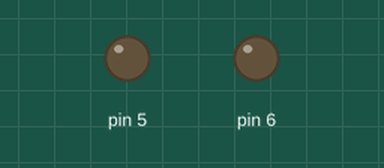
This sketch was run on a simulated Arduino Uno, built with avr-gcc and run on an emulated ATmega328P. Parts: output pins drawn as LEDs (lit = HIGH).

Above: at 0.1 s.
At 9.1 s:
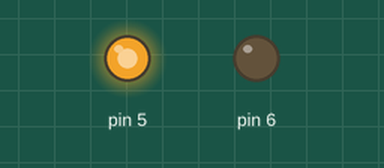
At 18.1 s:
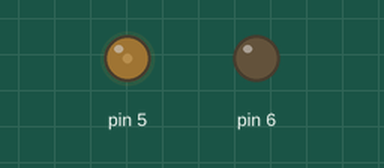
At 38.1 s:
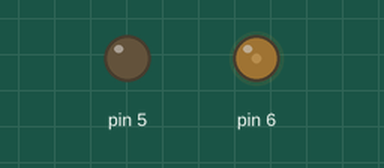
Timing chart, 0 to 40.0 s (numbered marks = the images above):
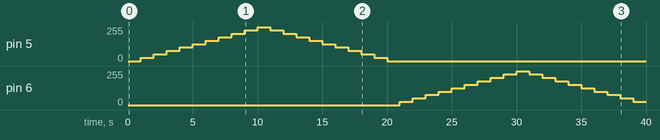

Measured:
- by itself, pin 5: rises from 0/255 to 255/255 in 9.0 s, then falls to 0/255 in 10.0 s
- by itself, pin 6: rises from 0/255 to 255/255 in 9.0 s, then falls to 25/255 in 9.0 s

The sketch:

single_motor_test.ino
```cpp
// Library functions from: https://github.com/adamlm/tb9051ftg-motor-carrier-arduino
// Modified for our application

#include <TB9051FTGMotorCarrier.h>

/* ---------- LEFT ---------- */
// TB9051FTGMotorCarrier pin definitions
static constexpr uint8_t pwm1Pin{5};
static constexpr uint8_t pwm2Pin{6};
// Instantiate TB9051FTGMotorCarrier
static TB9051FTGMotorCarrier driver{pwm1Pin, pwm2Pin};
static float throttlePercent{0.0f};

/* ---------- DEFAULT SPEED ---------- */
// power % to make the wheel travel at 1m/s

void setup() {
    // Init the motor carrier handles
    driver.enable();
    driver.setBrakeMode(1); // Break when no output, rather than coast
    driver.setOutput(throttlePercent);
}

void loop() {
    // Ramp up to full forward throttle
    for (auto i{0}; i < 10; i++) {
        driver.setOutput(throttlePercent);
        throttlePercent += 0.1;
        delay(1000);
    }

    // Ramp down to 0 throttle
    for (auto i{0}; i < 10; i++) {
        driver.setOutput(throttlePercent);
        throttlePercent -= 0.1;
        delay(1000);
    }

    // Ramp up to full reverse throttle
    for (auto i{0}; i < 10; i++) {
        driver.setOutput(throttlePercent);
        throttlePercent -= 0.1;
        delay(1000);
    }

    // Ramp up to 0 throttle
    for (auto i{0}; i < 10; i++) {
        driver.setOutput(throttlePercent);
        throttlePercent += 0.1;
        delay(1000);
    }
}
```
